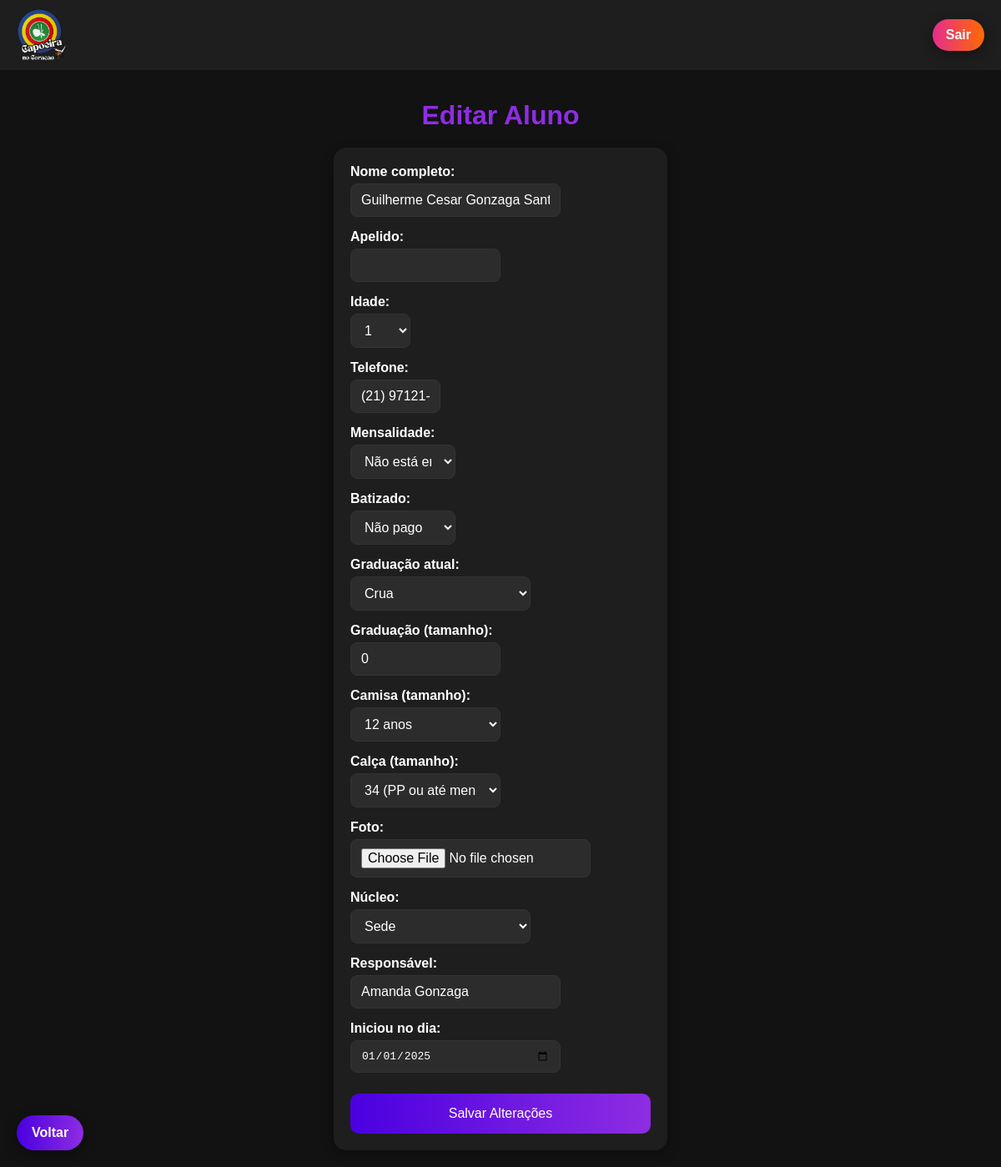
/editar/29 (signed in), run on an earlier commit of the app's database.
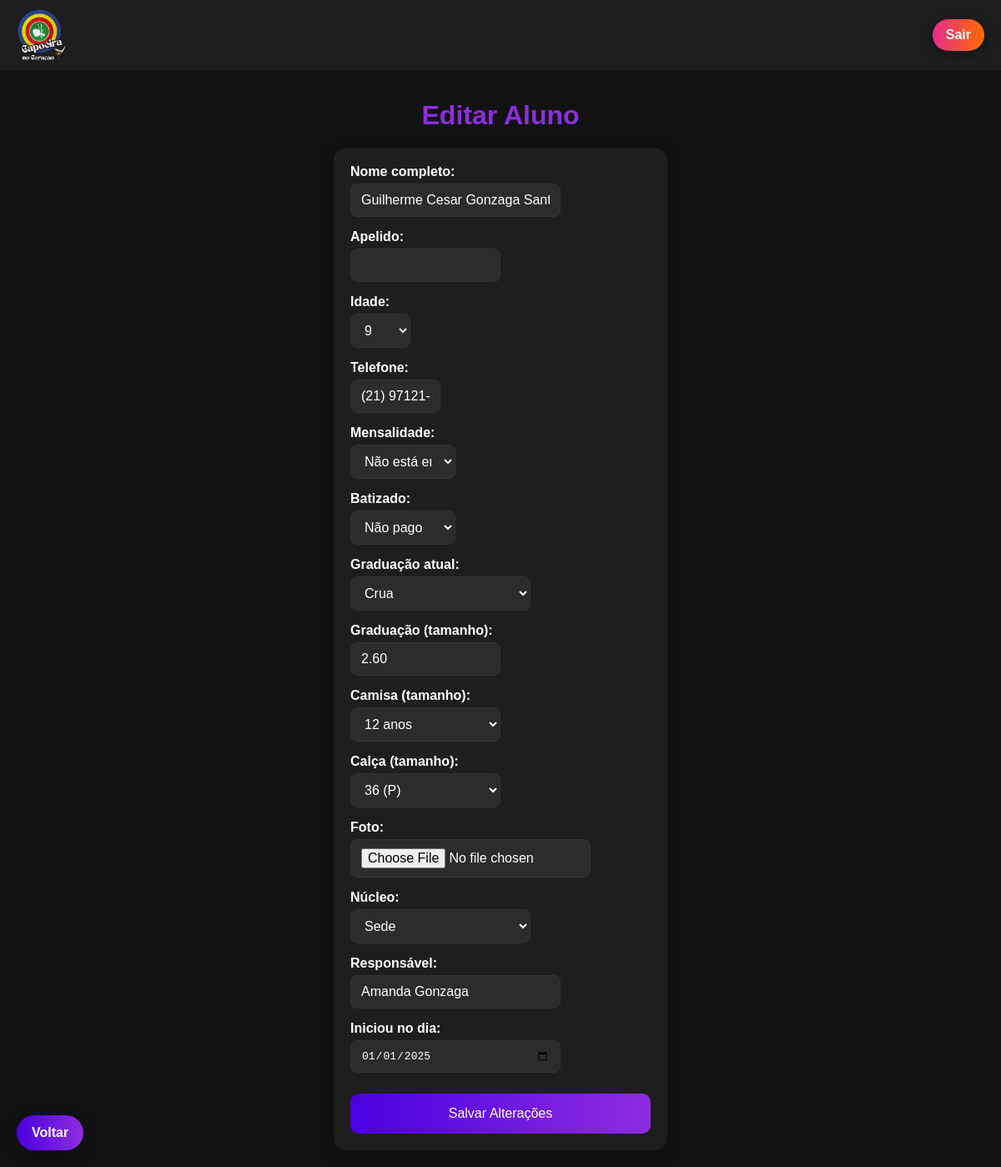
And on a later commit of the database.
### tables this page shows
CREATE TABLE usuarios (
            id INTEGER PRIMARY KEY AUTOINCREMENT,
            nome_completo TEXT NOT NULL,
            apelido TEXT,
            idade TEXT NOT NULL,
            telefone TEXT,
            mensalidade TEXT NOT NULL,
            batizado TEXT NOT NULL,
            graduacao_atual TEXT NOT NULL,
            graduacao_tamanho TEXT NOT NULL,
            camisa_tamanho TEXT,
            calsa_tamanho TEXT,
            foto TEXT,
            nucleo TEXT NOT NULL,
            responsavel TEXT,
            iniciou_no_dia TEXT
        );

### app.py (the view, shortened to what this page needs)
@app.route("/editar/<int:aluno_id>", methods=["GET", "POST"])
def editar(aluno_id):
    conn = conectar_banco()
    conn.row_factory = sqlite3.Row
    cursor = conn.cursor()
    cursor.execute("SELECT * FROM usuarios WHERE id = ?", (aluno_id,))
    aluno = cursor.fetchone()
    cursor.close()
    conn.close()
    return render_template("editar.html", aluno=aluno, graduacoes=graduacoes)

### app.py (called while the page is built)
def conectar_banco():
    return sqlite3.connect("database.db")

### templates/editar.html (shortened to what the changed rows need)
<!DOCTYPE html>
<html lang="pt-br">
<head>
</head>
<body>
    <h1>Editar Aluno</h1>
    <form method="POST" enctype="multipart/form-data">
        <div class="form-group">
            <label>Nome completo:</label>
            <input class="nome-completo" style="max-width: 70%;" type="text" name="nome_completo"
                value="{{ aluno.nome_completo }}" required>
        </div>
        <div class="form-group">
            <label>Idade:</label>
            <select class="idade" style="max-width: 20%;" name="idade" required>
                {% for i in range(1, 81) %}
                <option value="{{ i }}" {% if aluno.idade|string==i|string %}selected{% endif %}>{{ i }}</option>
                {% endfor %}
            </select>
        </div>
        <div class="form-group">
            <label>Telefone:</label>
            <input class="telefone" style="max-width: 30%;" type="text" name="telefone" maxlength="15"
                value="{{ aluno.telefone }}">
        </div>
        <div class="form-group">
            <label>Mensalidade:</label>
            <select class="mensalidade" style="max-width: 35%;" name="mensalidade" required>
                <option value="Não está em dia" {% if aluno.mensalidade=="Não está em dia" %}selected{% endif %}>Não
                    está em dia</option>
            </select>
        </div>
        <div class="form-group">
            <label>Batizado:</label>
            <select class="batizado" style="max-width: 35%;" name="batizado" required>
                <option value="Não pago" {% if aluno.batizado=="Não pago" %}selected{% endif %}>Não pago</option>
            </select>
        </div>
        <div class="form-group">
            <label>Graduação atual:</label>
            <select class="graduacao-atual" style="max-width: 60%;" name="graduacao_atual" required>
                {% for grupo, opcoes in graduacoes %}
                <optgroup label="{{ grupo }}">
                    {% for valor, nome in opcoes %}
                    <option value="{{ nome }}" {% if aluno.graduacao_atual==nome %}selected{% endif %}>{{ nome }}
                    </option>
                    {% endfor %}
                </optgroup>
                {% endfor %}
            </select>
        </div>
        <div class="form-group">
            <label>Graduação (tamanho):</label>
            <input style="max-width: 50%;" type="text" name="graduacao_tamanho" value="{{ aluno.graduacao_tamanho }}"
                required>
        </div>
        <div class="form-group">
            <label for="camisa_tamanho">Camisa (tamanho):</label>
            <select class="camisa form-control" style="max-width: 50%;" name="camisa_tamanho" id="camisa_tamanho">
                <optgroup label="Infantil">
                    <option value="12" {% if aluno.camisa_tamanho=="12" %}selected{% endif %}>12 anos</option>
                </optgroup>
            </select>
        </div>
        <div class="form-group">
            <label>Calça (tamanho):</label>
            <select class="calca form-control" style="max-width: 50%;" name="calsa_tamanho">
                <option value="34-PP" {% if aluno.calsa_tamanho=="34-PP" %}selected{% endif %}>34 (PP ou até menor)
                </option>
                <option value="36-P" {% if aluno.calsa_tamanho=="36-P" %}selected{% endif %}>36 (P)</option>
            </select>
        </div>
        <div class="form-group">
            <label>Núcleo:</label>
            <select style="max-width: 60%;" name="nucleo" required>
                {% set opcoes_nucleo = ['Sede', 'Lions Clube', 'C.E. Nova Piam', 'C.S. Padre Zegri', 'E.F. Espaço
                Verde', 'Paciência'] %}
                {% for opcao in opcoes_nucleo %}
                <option value="{{ opcao }}" {% if aluno.nucleo==opcao %}selected{% endif %}>{{ opcao }}</option>
                {% endfor %}
            </select>
        </div>
        <div class="form-group">
            <label>Responsável:</label>
            <input class="responsavel" style="max-width: 70%;" type="text" name="responsavel"
                value="{{ aluno.responsavel }}">
        </div>
        <div class="form-group">
            <label>Iniciou no dia:</label>
            <input style="max-width: 70%;" type="date" name="iniciou_no_dia" value="{{ aluno.iniciou_no_dia }}">
        </div>
    </form>
</body>
</html>

What changed in the data, as far as the page shows it:
changed usuarios "Guilherme Cesar Gonzaga Santos": idade "1" → "9"; graduacao_tamanho "0" → "2.60"; calsa_tamanho "34 (PP ou até menor)" → "36 (P)"
